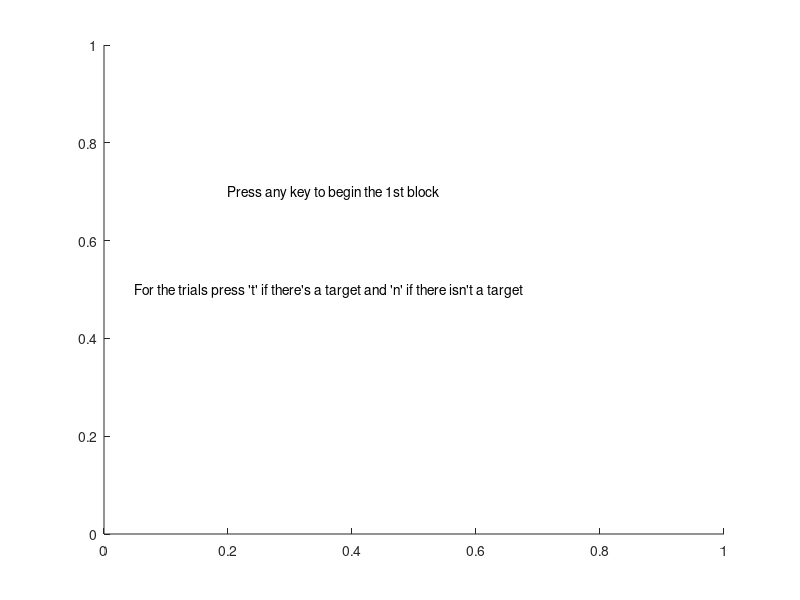

Source code (MATLAB): (Note: this script raises an error after producing the figure.)
%main script


start=figure;
text(0.2, 0.7, 'Press any key to begin the 1st block');
text(0.05, 0.5, 'For the trials press ''t'' if there''s a target and ''n'' if there isn''t a target');
pause;
close;
right = 0;
wrong = 0;
trial_block=30;
%1st block pop-out with 4 objects; we do 30 trials;
n=4;
t_target4pop=[];
t_no_target4pop=[];
z=randperm(trial_block);
for i=1:trial_block
  if(z(i) <=(trial_block/2))
      target='y';
  else
      target='n';
  end;
g=Treisman(n, 'f', target);
tic;
pause;
temp_t=toc;
%t=[t, temp_t];
temp_ans=get(g, 'CurrentCharacter');
%ans=[ans, temp_ans];
close;
  if((strcmp(target, 'y') && strcmp(temp_ans, 't'))) 
  t_target4pop=[t_target4pop, temp_t];
  right = right + 1;
  elseif((strcmp(target, 'n') && strcmp(temp_ans, 'n')))
  t_no_target4pop=[t_no_target4pop, temp_t];
  right = right + 1;
  else
  wrong = wrong + 1;
  end;
end;
t_targ4pop_mean=mean(t_target4pop);
t_no_targ4pop_mean=mean(t_no_target4pop);
%Next block
next=figure;
text(0.2, 0.7, 'Press any key to begin the next block');
text(0.05, 0.5, 'For the trials press ''t'' if there''s a target and ''n'' if there isn''t a target');
pause;
close;
right8 = 0;
wrong8 = 0;
%trial_block=30;
%2nd block pop-out with 8 objects; we do 30 trials;
n=8;
t_target8pop=[];
t_no_target8pop=[];
z=randperm(trial_block);
for i=1:trial_block
  if(z(i) <=(trial_block/2))
      target='y';
  else
      target='n';
  end;
g=Treisman(n, 'f', target);
tic;
pause;
temp_t=toc;
%t=[t, temp_t];
temp_ans=get(g, 'CurrentCharacter');
%ans=[ans, temp_ans];
close;
  if((strcmp(target, 'y') && strcmp(temp_ans, 't'))) 
  t_target8pop=[t_target8pop, temp_t];
  right8 = right8 + 1;
  elseif((strcmp(target, 'n') && strcmp(temp_ans, 'n')))
  t_no_target8pop=[t_no_target8pop, temp_t];
  right8 = right8 + 1;
  else
  wrong8 = wrong8 + 1;
  end;
end;
t_targ8pop_mean=mean(t_target8pop);
t_no_targ8pop_mean=mean(t_no_target8pop);

%Next block
next=figure;
text(0.2, 0.7, 'Press any key to begin the next block');
text(0.05, 0.5, 'For the trials press ''t'' if there''s a target and ''n'' if there isn''t a target');
pause;
close;
right12 = 0;
wrong12 = 0;
%trial_block=30;
%3rd block pop-out with 12 objects; we do 30 trials;
n=12;
t_target12pop=[];
t_no_target12pop=[];
z=randperm(trial_block);
for i=1:trial_block
  if(z(i) <=(trial_block/2))
      target='y';
  else
      target='n';
  end;
g=Treisman(n, 'f', target);
tic;
pause;
temp_t=toc;
%t=[t, temp_t];
temp_ans=get(g, 'CurrentCharacter');
%ans=[ans, temp_ans];
close;
  if((strcmp(target, 'y') && strcmp(temp_ans, 't'))) 
  t_target12pop=[t_target12pop, temp_t];
  right12 = right12 + 1;
  elseif((strcmp(target, 'n') && strcmp(temp_ans, 'n')))
  t_no_target12pop=[t_no_target12pop, temp_t];
  right12 = right12 + 1;
  else
  wrong12 = wrong12 + 1;
  end;
end;
t_targ12pop_mean=mean(t_target12pop);
t_no_targ12pop_mean=mean(t_no_target12pop);

%Next block
next=figure;
text(0.2, 0.7, 'Press any key to begin the next block');
text(0.05, 0.5, 'For the trials press ''t'' if there''s a target and ''n'' if there isn''t a target');
pause;
close;
right16 = 0;
wrong16 = 0;
%trial_block=30;
%4th block pop-out with 16 objects; we do 30 trials;
n=16;
t_target16pop=[];
t_no_target16pop=[];
z=randperm(trial_block);
for i=1:trial_block
  if(z(i) <=(trial_block/2))
      target='y';
  else
      target='n';
  end;
g=Treisman(n, 'f', target);
tic;
pause;
temp_t=toc;
%t=[t, temp_t];
temp_ans=get(g, 'CurrentCharacter');
%ans=[ans, temp_ans];
close;
  if((strcmp(target, 'y') && strcmp(temp_ans, 't'))) 
  t_target16pop=[t_target16pop, temp_t];
  right16 = right16 + 1;
  elseif((strcmp(target, 'n') && strcmp(temp_ans, 'n')))
  t_no_target16pop=[t_no_target16pop, temp_t];
  right16 = right16 + 1;
  else
  wrong16 = wrong16 + 1;
  end;
end;
t_targ16pop_mean=mean(t_target16pop);
t_no_targ16pop_mean=mean(t_no_target16pop);

%Now we begin the conjunction search.
next=figure;
text(0.2, 0.7, 'Press any key to begin the conjunction blocks');
text(0.05, 0.5, 'For the trials press ''t'' if there''s a target and ''n'' if there isn''t a target');
pause;
close;
rightc = 0;
wrongc = 0;
trial_block=30;
%1st block conjunction with 4 objects; we do 30 trials;
n=4;
t_target4con=[];
t_no_target4con=[];
z=randperm(trial_block);
for i=1:trial_block
  if(z(i) <=(trial_block/2))
      target='y';
  else
      target='n';
  end;
g=Treisman(n, 'c', target);
tic;
pause;
temp_t=toc;
%t=[t, temp_t];
temp_ans=get(g, 'CurrentCharacter');
%ans=[ans, temp_ans];
close;
  if((strcmp(target, 'y') && strcmp(temp_ans, 't'))) 
  t_target4con=[t_target4con, temp_t];
  rightc = rightc + 1;
  elseif((strcmp(target, 'n') && strcmp(temp_ans, 'n')))
  t_no_target4con=[t_no_target4con, temp_t];
  rightc = rightc + 1;
  else
  wrongc = wrongc + 1;
  end;
end;
t_targ4con_mean=mean(t_target4con);
t_no_targ4con_mean=mean(t_no_target4con);

next=figure;
text(0.2, 0.7, 'Press any key to begin the next block');
text(0.05, 0.5, 'For the trials press ''t'' if there''s a target and ''n'' if there isn''t a target');
pause;
close;
rightc8 = 0;
wrongc8 = 0;
trial_block=30;
%2nd block conjunction with 8 objects; we do 30 trials;
n=8;
t_target8con=[];
t_no_target8con=[];
z=randperm(trial_block);
for i=1:trial_block
  if(z(i) <=(trial_block/2))
      target='y';
  else
      target='n';
  end;
g=Treisman(n, 'c', target);
tic;
pause;
temp_t=toc;
%t=[t, temp_t];
temp_ans=get(g, 'CurrentCharacter');
%ans=[ans, temp_ans];
close;
  if((strcmp(target, 'y') && strcmp(temp_ans, 't'))) 
  t_target8con=[t_target8con, temp_t];
  rightc8 = rightc8 + 1;
  elseif((strcmp(target, 'n') && strcmp(temp_ans, 'n')))
  t_no_target8con=[t_no_target8con, temp_t];
  rightc8 = rightc8 + 1;
  else
  wrongc8 = wrongc8 + 1;
  end;
end;
t_targ8con_mean=mean(t_target8con);
t_no_targ8con_mean=mean(t_no_target8con);

next=figure;
text(0.2, 0.7, 'Press any key to begin the next block');
text(0.05, 0.5, 'For the trials press ''t'' if there''s a target and ''n'' if there isn''t a target');
pause;
close;
rightc12 = 0;
wrongc12 = 0;
trial_block=30;
%3rd block conjunction with 12 objects; we do 30 trials;
n=12;
t_target12con=[];
t_no_target12con=[];
z=randperm(trial_block);
for i=1:trial_block
  if(z(i) <=(trial_block/2))
      target='y';
  else
      target='n';
  end;
g=Treisman(n, 'c', target);
tic;
pause;
temp_t=toc;
%t=[t, temp_t];
temp_ans=get(g, 'CurrentCharacter');
%ans=[ans, temp_ans];
close;
  if((strcmp(target, 'y') && strcmp(temp_ans, 't'))) 
  t_target12con=[t_target12con, temp_t];
  rightc12 = rightc12 + 1;
  elseif((strcmp(target, 'n') && strcmp(temp_ans, 'n')))
  t_no_target12con=[t_no_target12con, temp_t];
  rightc12 = rightc12 + 1;
  else
  wrongc12 = wrongc12 + 1;
  end;
end;
t_targ12con_mean=mean(t_target12con);
t_no_targ12con_mean=mean(t_no_target12con);

next=figure;
text(0.2, 0.7, 'Press any key to begin the last block');
text(0.05, 0.5, 'For the trials press ''t'' if there''s a target and ''n'' if there isn''t a target');
pause;
close;
rightc16 = 0;
wrongc16 = 0;
trial_block=30;
%4th block conjunction with 16 objects; we do 30 trials;
n=16;
t_target16con=[];
t_no_target16con=[];
z=randperm(trial_block);
for i=1:trial_block
  if(z(i) <=(trial_block/2))
      target='y';
  else
      target='n';
  end;
g=Treisman(n, 'c', target);
tic;
pause;
temp_t=toc;
%t=[t, temp_t];
temp_ans=get(g, 'CurrentCharacter');
%ans=[ans, temp_ans];
close;
  if((strcmp(target, 'y') && strcmp(temp_ans, 't'))) 
  t_target16con=[t_target16con, temp_t];
  rightc16 = rightc16 + 1;
  elseif((strcmp(target, 'n') && strcmp(temp_ans, 'n')))
  t_no_target16con=[t_no_target16con, temp_t];
  rightc16 = rightc16 + 1;
  else
  wrongc16 = wrongc16 + 1;
  end;
end;
t_targ16con_mean=mean(t_target16con);
t_no_targ16con_mean=mean(t_no_target16con);

n=[4, 8, 12, 16]';
t_target_pop=[t_targ4pop_mean, t_targ8pop_mean, t_targ12pop_mean, t_targ16pop_mean]';
t_target_con=[t_targ4con_mean, t_targ8con_mean, t_targ12con_mean, t_targ16con_mean]';

t_no_target_pop=[t_no_targ4pop_mean, t_no_targ8pop_mean, t_no_targ12pop_mean, t_no_targ16pop_mean]';
t_no_target_con=[t_no_targ4con_mean, t_no_targ8con_mean, t_no_targ12con_mean, t_no_targ16con_mean]';


[M1, p1]=corrcoef(n, t_target_pop);
M1=M1(1,2);
p1=p1(1,2);

[M2, p2]=corrcoef(n, t_target_con);
M2=M2(1,2);
p2=p2(1,2);

[M3, p3]=corrcoef(n, t_no_target_pop);
M3=M3(1,2);
p3=p3(1,2);

[M4, p4]=corrcoef(n, t_no_target_con);
M4=M4(1,2);
p4=p4(1,2);

sprintf('The correlation coefficient is %0.5g and the p-value is %0.5g for the popout trial when the target was present', M1, p1)
sprintf('The correlation coefficient is %0.5g and the p-value is %0.5g for the conjunction trial when the target was present', M2, p2)
sprintf('The correlation coefficient is %0.5g and the p-value is %0.5g for the popout trial when the target was absent', M3, p3)
sprintf('The correlation coefficient is %0.5g and the p-value is %0.5g for the conjunction trial when the target was absent', M4, p4)
comment='p-values < 0.05 are considered significant'

figure;
plot(n, t_target_pop);
hold on;
plot(n, t_target_con, 'r');
title('Correctly Identified the Presence of Target');
legend('Pop Out', 'Conjunction');
xlabel('Set Size');
ylabel('Mean Reaction Time (sec)');
hold off;

figure;
plot(n, t_no_target_pop);
hold on;
plot(n, t_no_target_con, 'r');
title('Correctly Identified the Absence of Target');
legend('Pop Out', 'Conjunction');
xlabel('Set Size');
ylabel('Mean Reaction Time (sec)');
hold off;

%These are the results for the sprintf function for the trial I ran on
%myself. The graphs are given as well.
%The correlation coefficient is -0.57912 and the p-value is 0.42088 for the popout trial when the target was present

%The correlation coefficient is 0.99994 and the p-value is 6.4571e-005 for the conjunction trial when the target was present

%The correlation coefficient is -0.032356 and the p-value is 0.96764 for the popout trial when the target was absent

%The correlation coefficient is 0.92974 and the p-value is 0.070256 for the conjunction trial when the target was absent

%p-values < 0.05 are considered significant

%For a qualitative assessment of the slopes of the graphs I would say that
%the popout task does not seem to require more mental processing time as 
%the set size increases (ie the slope is relatively flat.). However, 
%for the conjunction task there is statistically significant linear
%increase in reaction time to complete the task.
%I realize that one p-value for the conjunction task is not quite below
%0.05, so the statement made above is not exactly true from this small sample size.

%Final note in the trials ran I always scored more than 20 correct/block,
%so the mean reaction time is based on at least 20 data points as required.